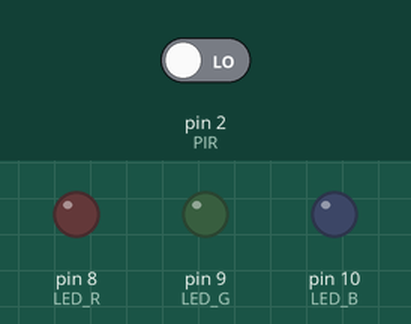
Recording of a sketch running on a simulated Arduino Uno, built with avr-gcc and run on an emulated ATmega328P. Shown: output pins drawn as LEDs (lit = HIGH). Inputs (shaded band) come from the test bench; at power-on: pin 2 (PIR) LOW.

Above: at 1.2 s.
1.3 s: pin 2 (PIR) driven HIGH
At 1.8 s:
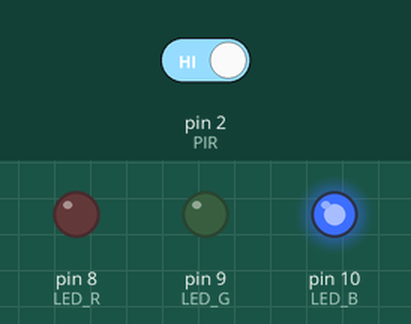
Timing chart, 0 to 4.3 s (numbered marks = the images above; inputs shaded):
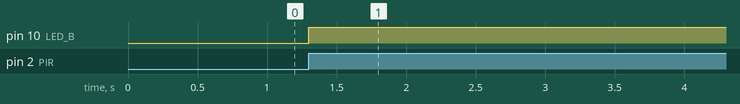

Measured:
- after the input at 1.3 s, pin 10 (LED_B): LOW → HIGH at once

The sketch:

arduino13.7.ino
```cpp
#define LED_R 8
#define LED_G 9
#define LED_B 10
#define LED_SYG 13
#define PIR 2

volatile bool on = 0;

void setup() {
    pinMode(LED_R, OUTPUT); //Poszczególne piny sterujące diodą jako wyjścia
    pinMode(LED_G, OUTPUT);
    pinMode(LED_B, OUTPUT);


    pinMode(PIR, INPUT); //PIR jako wejście

    digitalWrite(LED_R, LOW);
    digitalWrite(LED_G, LOW);
    digitalWrite(LED_B, LOW);

    attachInterrupt(digitalPinToInterrupt(PIR), alarm, RISING); // Przerwanie reagujące na zbocze rosnące

}

void loop() {

}

void alarm() { //Przerwanie
    on = !on;
    digitalWrite(LED_B, on);
}
```
